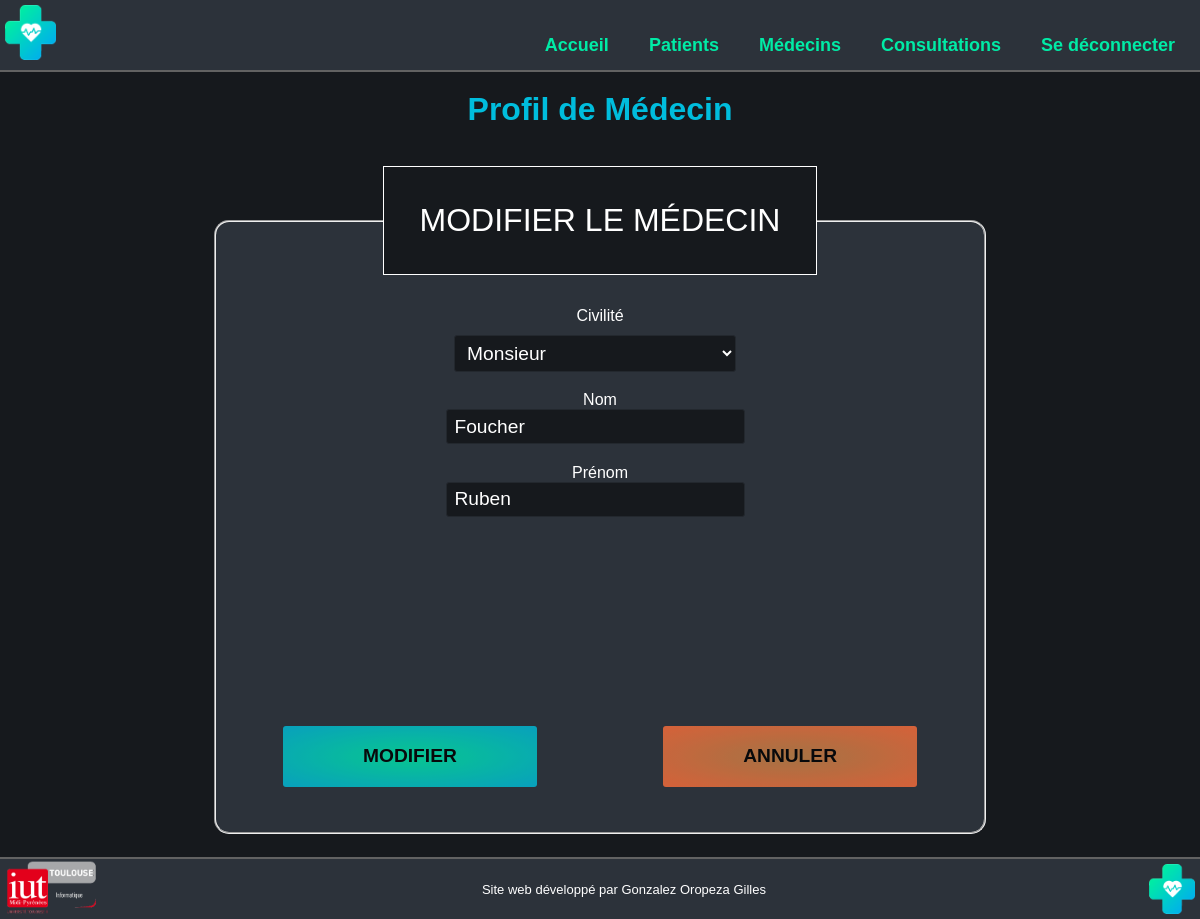
Screenshot of /profilmedecin.php?id_medecin=4 (signed in) with the database file from the repository.
### tables this page shows
CREATE TABLE IF NOT EXISTS `medecin` (
  `id_medecin` int(11) NOT NULL AUTO_INCREMENT,
  `nom` varchar(50) DEFAULT NULL,
  `prenom` varchar(50) DEFAULT NULL,
  `civilite` varchar(50) DEFAULT NULL,
  PRIMARY KEY (`id_medecin`)
);

### public_html/profilmedecin.php (the view, shortened to what this page needs)
<?php
require 'php/connexiondb.php';
$req = $linkpdo->prepare("SELECT civilite, nom, prenom, id_medecin FROM medecin WHERE id_medecin = :id_medecin");
$req->execute(array('id_medecin'=>$_GET['id_medecin']));
$data = $req->fetch();
?>
<!DOCTYPE html>
<html lang="fr">
<head>
	<link rel="stylesheet" type="text/css" href="css/common.css">
	<link rel="stylesheet" type="text/css" href="css/profilpatient.css">
	<link rel="stylesheet" type="text/css" href="css/footer.css">
	<link rel="stylesheet" type="text/css" href="css/header.css">
</head>
<body>
	<?php
		include "php/header.php";
	?>
	<h1>Profil de Médecin</h1>
	<fieldset>
		<legend>
			Modifier le médecin
		</legend>
		<form method="post" action="php/modificationMedecin.php">
			<div class="textinputs">
				Civilité<select name="civilite" required>
					<?php
						if($data['civilite'] === "Monsieur") {
							?>
					<option value="Monsieur">Monsieur</option>
							<?php
						} else {
							?>
					<option value="Madame">Madame</option>
					<option value="Monsieur">Monsieur</option>
							<?php
						} ?>
				</select>
				Nom<input type="text" name="nom" value="<?php echo $data['nom']; ?>" required></input>
				Prénom<input type="text" name="prenom" value="<?php echo $data['prenom']; ?>" required></input>
			</div>
			<div class="submitinputs">
				<input class="edit" type="submit" name="modifier" value="Modifier"></input>
				<button class="cancel" onclick="location.href='medecins.php'" type="button">Annuler</button>
			</div>
		</form>
	</fieldset>
	<?php
		include "php/footer.php";
	?>
</body>
</html>

### public_html/css/common.css (style rules this page uses)
body { --bg-color: hsl(214, 13%, 10%); --fg-color: hsl(214, 14%, 20%); --turquoise-logo: #00EBA6; --bleu-logo: #00BDDD; display: flex; align-items: center; justify-content: center; flex-direction: column; background-color: var(--bg-color); margin-bottom:60px; margin-top:70px; width: auto; }
* { font-family: Arial, Helvetica, sans-serif; }
h1 { color: var(--bleu-logo); }

### public_html/css/profilpatient.css (style rules this page uses)
fieldset { display: flex; align-items: center; justify-content: center; flex-direction: column; border-radius: 15px; background-color: var(--fg-color); margin: 1em auto; padding: 2em; width: 44em; height: 600px; position: relative; }
legend { font-weight: 70; font-size: 2em; color: white; text-transform: uppercase; padding: 5%; background: var(--bg-color); border-width: 1px; border-style: solid; display: block; width: fit-content; height: fit-content; margin: auto; }
input[type=text], [type=date] { background: var(--bg-color); font-size: 1.2em; line-height: 1; padding: 0.3em 0.4em; margin: 0 0.5em 1em 0; color: white; border-radius: 3px; box-shadow: none; border: 1px solid hsl(214, 13%, 16%); display: block; width: 40%; }
input[type=submit], .cancel { font-size: 1.2em; font-weight: 700; text-transform: uppercase; border: 1px solid transparent; padding: 0.5em 2em; margin: 2em 0 0; width: 40%; border-radius: 3px; opacity: 0.8; transition: all 0.2s ease; }
.edit { background: radial-gradient(var(--turquoise-logo),var(--bleu-logo)); }
.cancel { background: radial-gradient(rgb(196, 131, 71), rgb(255, 110, 58)); }
.textinputs { display: flex; flex-direction: column; flex-wrap: wrap; align-items: center; width: 100%; height: 380px; color: white; }
.submitinputs { height: 100px; display: flex; flex-direction: row; justify-content: space-between; padding: 0% 5%; }
form { width: 100%; height: 580px; }
select { background: var(--bg-color); font-size: 1.2em; line-height: 1; padding: 0.3em 0.4em; margin: 0 0.5em 1em 0; color: white; border-radius: 3px; box-shadow: none; border: 1px solid hsl(214, 13%, 16%); display: block; width: 40%; margin-top: 10px; }

### rows the page displays
medecin: civilite "Monsieur", nom "Foucher", prenom "Ruben"
